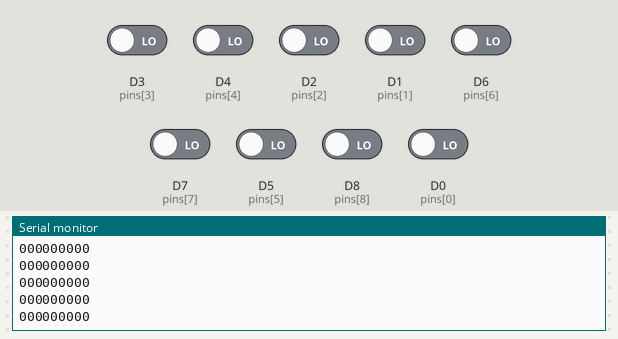
A sketch run on a simulated ESP8266 (Wemos D1 mini). On the bench: the last lines printed to the serial monitor. The inputs (shaded band) are chosen by the test bench; at power-on: D0 (pins[0]), D1 (pins[1]), D2 (pins[2]), D3 (pins[3]), D4 (pins[4]), D5 (pins[5]), D6 (pins[6]), D7 (pins[7]), D8 (pins[8]) LOW.

Above: at 1.2 s.
1.3 s: D3 (pins[3]) driven HIGH
At 1.31 s:
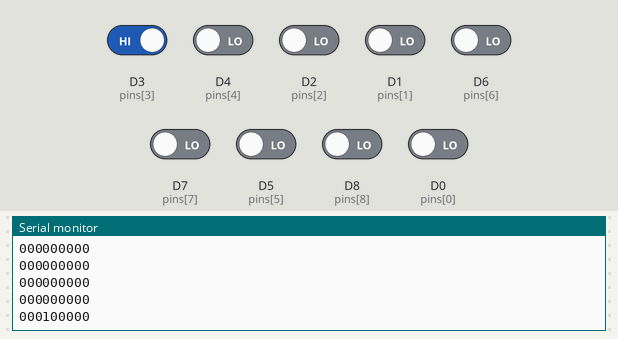
2.8 s: D4 (pins[4]) driven HIGH
At 2.81 s:
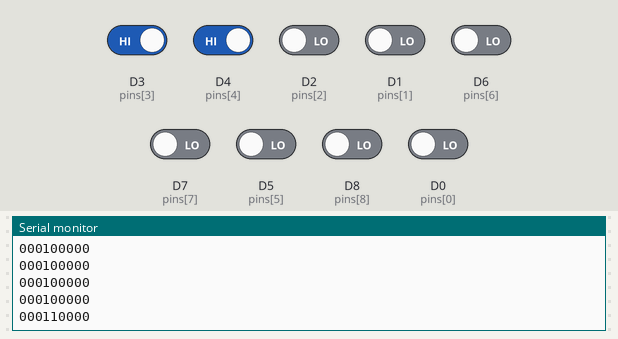
4.3 s: D2 (pins[2]) driven HIGH
At 4.31 s:
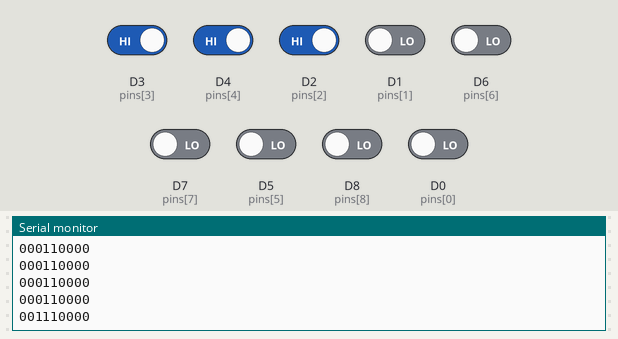
5.8 s: D1 (pins[1]) driven HIGH
At 5.81 s:
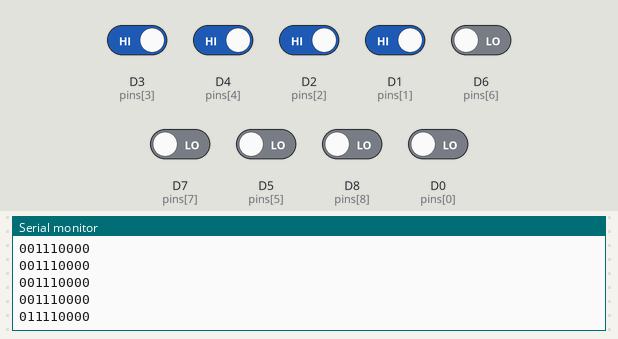
7.3 s: D6 (pins[6]) driven HIGH
At 7.32 s:
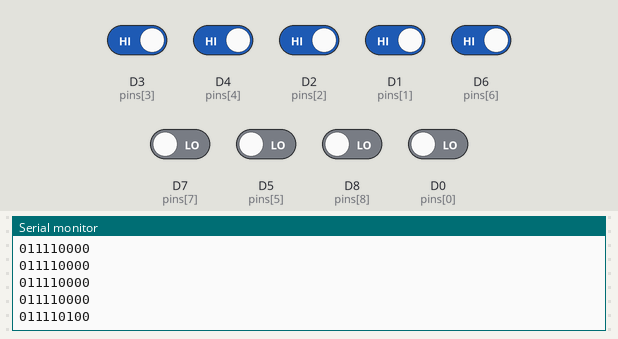
8.8 s: D7 (pins[7]) driven HIGH
At 8.82 s:
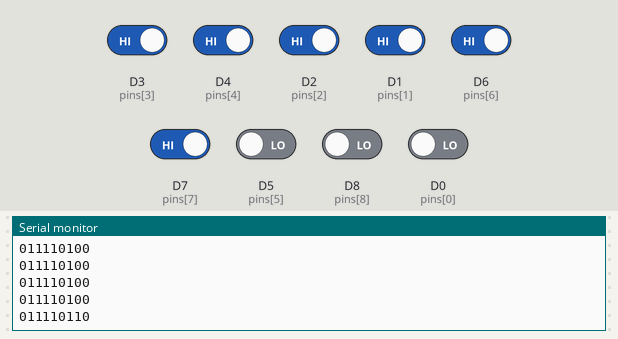
Timing chart, 0 to 11.3 s (numbered marks = the images above; inputs shaded):
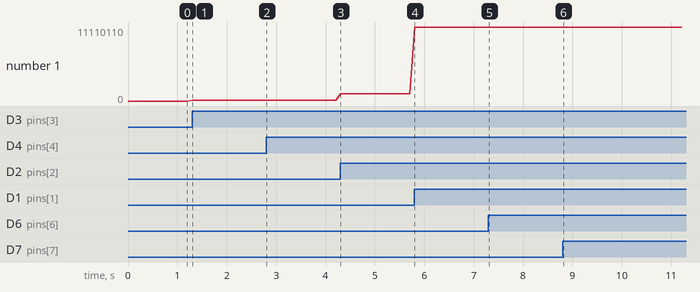

The sketch:

01_all_in.ino
```cpp
int pins[] = {D0,D1,D2,D3,D4,D5,D6,D7,D8};
int pins_length = sizeof(pins) / sizeof(pins[0]);
int i=0;
String stats;

void setup() {
  Serial.begin(115200);
  for(i=0;i<pins_length;i++) pinMode(pins[i],INPUT);
}

void loop() {
  stats = "";
  for(i=0;i<pins_length;i++) {
    stats += digitalRead(pins[i]);
  }
  Serial.println(stats);
  delay(100);
}
```

Measured:
- after the input at 1.3 s, the serial monitor: prints a new line at once (image 1)
- after the input at 2.8 s, the serial monitor: prints a new line at once (image 2)
- after the input at 4.3 s, the serial monitor: prints a new line at once (image 3)
- after the input at 5.8 s, the serial monitor: prints a new line at once (image 4)
- after the input at 7.3 s, the serial monitor: prints a new line at once (image 5)
- after the input at 8.8 s, the serial monitor: prints a new line at once (image 6)
- plotted number 1: 0 → 100000 after the input at 1.3 s, 100000 → 110000 after the input at 2.8 s, 110000 → 1110000 after the input at 4.3 s, 1110000 → 11110000 after the input at 5.8 s, 11110000 → 11110100 after the input at 7.3 s
